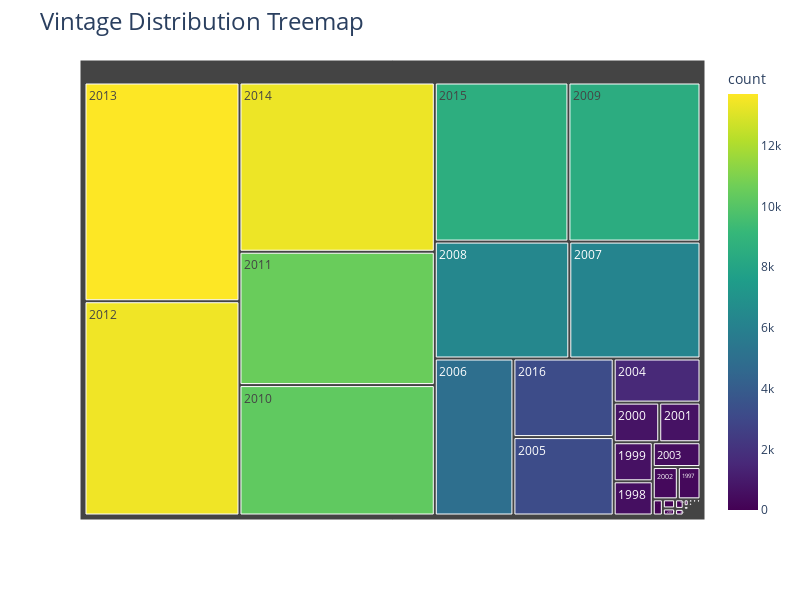

The notebook cell saved with this chart:
### Code cell
vintage_counts = df['vintage'].value_counts().reset_index()
vintage_counts.columns = ['vintage', 'count']

# Creiamo il treemap
fig = px.treemap(vintage_counts, path=['vintage'], values='count',
                 color='count', color_continuous_scale='Viridis')

# Aggiorniamo il layout
fig.update_layout(
    title='Vintage Distribution Treemap',
    title_font_size=24,
    autosize=False,
    width=800,
    height=600
)

# Mostriamo il grafico
fig.show()

### Figure 1 — Plotly figure (JSON) as saved in the notebook; plotly's stock layout.template omitted (floating-point values rounded to 4 significant figures)
{"data": [{"branchvalues": "total", "customdata": [[2], [1], [1], [2], [6], [1], [1], [1], [1], [1], [1], [2], [1], [1], [3], [2], [1], [2], [1], [1], [1], [1], [1], [1], [1], [2], [2], [1], [1], [2], [2], [4], [3], [2], [5], [6], [5], [4], [14], [5], [23], [45], [66], [296], [540], [617], [730], [661], [327], [479], [1548], [3179], [4990], [6202], [6359], [8494], [10299], [10530], [13425], [13705], [13365], [8595], [3186], [35], [33], [5], [7], [2], [1]], "domain": {"x": [0, 1], "y": [0, 1]}, "hovertemplate": "labels=%{label}<br>count_sum=%{value}<br>parent=%{parent}<br>id=%{id}<br>count=%{color}<extra></extra>", "ids": ["1904", "1915", "1919", "1927", "1929", "1930", "1934", "1935", "1941", "1945", "1947", "1952", "1957", "1961", "1963", "1964", "1965", "1966", "1967", "1968", "1969", "1971", "1973", "1974", "1976", "1978", "1980", "1981", "1982", "1983", "1984", "1985", "1986", "1987", "1988", "1989", "1990", "1991", "1992", "1993", "1994", "1995", "1996", "1997", "1998", "1999", "2000", "2001", "2002", "2003", "2004", "2005", "2006", "2007", "2008", "2009", "2010", "2011", "2012", "2013", "2014", "2015", "2016", "2017", "2018", "2019", "2020", "2022", "2023"], "labels": ["1904", "1915", "1919", "1927", "1929", "1930", "1934", "1935", "1941", "1945", "1947", "1952", "1957", "1961", "1963", "1964", "1965", "1966", "1967", "1968", "1969", "1971", "1973", "1974", "1976", "1978", "1980", "1981", "1982", "1983", "1984", "1985", "1986", "1987", "1988", "1989", "1990", "1991", "1992", "1993", "1994", "1995", "1996", "1997", "1998", "1999", "2000", "2001", "2002", "2003", "2004", "2005", "2006", "2007", "2008", "2009", "2010", "2011", "2012", "2013", "2014", "2015", "2016", "2017", "2018", "2019", "2020", "2022", "2023"], "marker": {"coloraxis": "coloraxis", "colors": [2, 1, 1, 2, 6, 1, 1, 1, 1, 1, 1, 2, 1, 1, 3, 2, 1, 2, 1, 1, 1, 1, 1, 1, 1, 2, 2, 1, 1, 2, 2, 4, 3, 2, 5, 6, 5, 4, 14, 5, 23, 45, 66, 296, 540, 617, 730, 661, 327, 479, 1548, 3179, 4990, 6202, 6359, 8494, 10299, 10530, 13425, 13705, 13365, 8595, 3186, 35, 33, 5, 7, 2, 1]}, "name": "", "parents": ["", "", "", "", "", "", "", "", "", "", "", "", "", "", "", "", "", "", "", "", "", "", "", "", "", "", "", "", "", "", "", "", "", "", "", "", "", "", "", "", "", "", "", "", "", "", "", "", "", "", "", "", "", "", "", "", "", "", "", "", "", "", "", "", "", "", "", "", ""], "type": "treemap", "values": [2, 1, 1, 2, 6, 1, 1, 1, 1, 1, 1, 2, 1, 1, 3, 2, 1, 2, 1, 1, 1, 1, 1, 1, 1, 2, 2, 1, 1, 2, 2, 4, 3, 2, 5, 6, 5, 4, 14, 5, 23, 45, 66, 296, 540, 617, 730, 661, 327, 479, 1548, 3179, 4990, 6202, 6359, 8494, 10299, 10530, 13425, 13705, 13365, 8595, 3186, 35, 33, 5, 7, 2, 1]}], "layout": {"autosize": false, "coloraxis": {"colorbar": {"title": {"text": "count"}}, "colorscale": [[0, "#440154"], [0.1111, "#482878"], [0.2222, "#3e4989"], [0.3333, "#31688e"], [0.4444, "#26828e"], [0.5556, "#1f9e89"], [0.6667, "#35b779"], [0.7778, "#6ece58"], [0.8889, "#b5de2b"], [1, "#fde725"]]}, "height": 600, "legend": {"tracegroupgap": 0}, "margin": {"t": 60}, "title": {"font": {"size": 24}, "text": "Vintage Distribution Treemap"}, "width": 800}}
